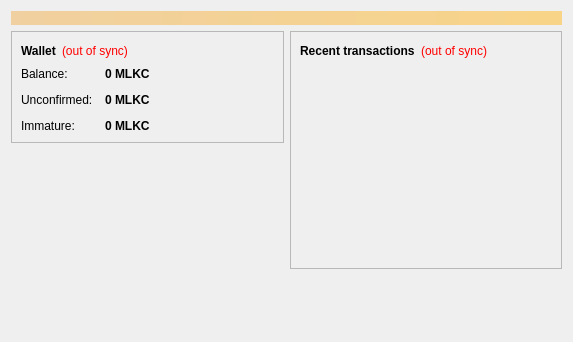
<?xml version="1.0" encoding="UTF-8"?>
<ui version="4.0">
 <class>OverviewPage</class>
 <widget class="QWidget" name="OverviewPage">
  <property name="geometry">
   <rect>
    <x>0</x>
    <y>0</y>
    <width>573</width>
    <height>342</height>
   </rect>
  </property>
  <property name="windowTitle">
   <string>Form</string>
  </property>
  <layout class="QVBoxLayout" name="topLayout">
   <item>
    <widget class="QLabel" name="labelAlerts">
     <property name="visible">
      <bool>false</bool>
     </property>
     <property name="styleSheet">
      <string notr="true">background-color: qlineargradient(x1: 0, y1: 0, x2: 1, y2: 0, stop:0 #F0D0A0, stop:1 #F8D488); color:#000000;</string>
     </property>
     <property name="wordWrap">
      <bool>true</bool>
     </property>
     <property name="margin">
      <number>3</number>
     </property>
    </widget>
   </item>
   <item>
    <layout class="QHBoxLayout" name="horizontalLayout" stretch="1,1">
     <item>
      <layout class="QVBoxLayout" name="verticalLayout_2">
       <item>
        <widget class="QFrame" name="frame">
         <property name="frameShape">
          <enum>QFrame::StyledPanel</enum>
         </property>
         <property name="frameShadow">
          <enum>QFrame::Raised</enum>
         </property>
         <layout class="QVBoxLayout" name="verticalLayout_4">
          <item>
           <layout class="QHBoxLayout" name="horizontalLayout_4">
            <item>
             <widget class="QLabel" name="label_5">
              <property name="font">
               <font>
                <weight>75</weight>
                <bold>true</bold>
               </font>
              </property>
              <property name="text">
               <string>Wallet</string>
              </property>
             </widget>
            </item>
            <item>
             <widget class="QLabel" name="labelWalletStatus">
              <property name="toolTip">
               <string>The displayed information may be out of date. Your wallet automatically synchronizes with the MLKCoin network after a connection is established, but this process has not completed yet.</string>
              </property>
              <property name="styleSheet">
               <string notr="true">QLabel { color: red; }</string>
              </property>
              <property name="text">
               <string notr="true">(out of sync)</string>
              </property>
              <property name="alignment">
               <set>Qt::AlignLeading|Qt::AlignLeft|Qt::AlignVCenter</set>
              </property>
             </widget>
            </item>
            <item>
             <spacer name="horizontalSpacer_2">
              <property name="orientation">
               <enum>Qt::Horizontal</enum>
              </property>
              <property name="sizeHint" stdset="0">
               <size>
                <width>40</width>
                <height>20</height>
               </size>
              </property>
             </spacer>
            </item>
           </layout>
          </item>
          <item>
           <layout class="QFormLayout" name="formLayout_2">
            <property name="fieldGrowthPolicy">
             <enum>QFormLayout::AllNonFixedFieldsGrow</enum>
            </property>
            <property name="horizontalSpacing">
             <number>12</number>
            </property>
            <property name="verticalSpacing">
             <number>12</number>
            </property>
            <item row="0" column="0">
             <widget class="QLabel" name="label">
              <property name="text">
               <string>Balance:</string>
              </property>
             </widget>
            </item>
            <item row="0" column="1">
             <widget class="QLabel" name="labelBalance">
              <property name="font">
               <font>
                <weight>75</weight>
                <bold>true</bold>
               </font>
              </property>
              <property name="cursor">
               <cursorShape>IBeamCursor</cursorShape>
              </property>
              <property name="toolTip">
               <string>Your current balance</string>
              </property>
              <property name="text">
               <string notr="true">0 MLKC</string>
              </property>
              <property name="textInteractionFlags">
               <set>Qt::LinksAccessibleByMouse|Qt::TextSelectableByKeyboard|Qt::TextSelectableByMouse</set>
              </property>
             </widget>
            </item>
            <item row="1" column="0">
             <widget class="QLabel" name="label_3">
              <property name="text">
               <string>Unconfirmed:</string>
              </property>
             </widget>
            </item>
            <item row="1" column="1">
             <widget class="QLabel" name="labelUnconfirmed">
              <property name="font">
               <font>
                <weight>75</weight>
                <bold>true</bold>
               </font>
              </property>
              <property name="cursor">
               <cursorShape>IBeamCursor</cursorShape>
              </property>
              <property name="toolTip">
               <string>Total of transactions that have yet to be confirmed, and do not yet count toward the current balance</string>
              </property>
              <property name="text">
               <string notr="true">0 MLKC</string>
              </property>
              <property name="textInteractionFlags">
               <set>Qt::LinksAccessibleByMouse|Qt::TextSelectableByKeyboard|Qt::TextSelectableByMouse</set>
              </property>
             </widget>
            </item>
            <item row="2" column="0">
             <widget class="QLabel" name="labelImmatureText">
              <property name="text">
               <string>Immature:</string>
              </property>
             </widget>
            </item>
            <item row="2" column="1">
             <widget class="QLabel" name="labelImmature">
              <property name="font">
               <font>
                <weight>75</weight>
                <bold>true</bold>
               </font>
              </property>
              <property name="toolTip">
               <string>Mined balance that has not yet matured</string>
              </property>
              <property name="text">
               <string notr="true">0 MLKC</string>
              </property>
              <property name="textInteractionFlags">
               <set>Qt::LinksAccessibleByMouse|Qt::TextSelectableByKeyboard|Qt::TextSelectableByMouse</set>
              </property>
             </widget>
            </item>
           </layout>
          </item>
         </layout>
        </widget>
       </item>
       <item>
        <spacer name="verticalSpacer">
         <property name="orientation">
          <enum>Qt::Vertical</enum>
         </property>
         <property name="sizeHint" stdset="0">
          <size>
           <width>20</width>
           <height>40</height>
          </size>
         </property>
        </spacer>
       </item>
        <item>
         <widget class="QLabel" name="label_wallet_bgcoin">
          <property name="text">
           <string/>
          </property>
          <property name="pixmap">
           <pixmap resource="../bitcoin.qrc">:/images/wallet_bgcoin</pixmap>
          </property>
          <property name="scaledContents">
           <bool>false</bool>
          </property>
          <property name="alignment">
           <set>Qt::AlignCenter</set>
          </property>
          <property name="margin">
           <number>-2</number>
          </property>
         </widget>
        </item>
        <item>
         <widget class="QLabel" name="label_6">
          <property name="text">
           <string/>
          </property>
         </widget>
        </item>
      </layout>
     </item>
     <item>
      <layout class="QVBoxLayout" name="verticalLayout_3">
       <item>
        <widget class="QFrame" name="frame_2">
         <property name="frameShape">
          <enum>QFrame::StyledPanel</enum>
         </property>
         <property name="frameShadow">
          <enum>QFrame::Raised</enum>
         </property>
         <layout class="QVBoxLayout" name="verticalLayout">
          <item>
           <layout class="QHBoxLayout" name="horizontalLayout_2">
            <item>
             <widget class="QLabel" name="label_4">
              <property name="text">
               <string>&lt;b&gt;Recent transactions&lt;/b&gt;</string>
              </property>
             </widget>
            </item>
            <item>
             <widget class="QLabel" name="labelTransactionsStatus">
              <property name="toolTip">
               <string>The displayed information may be out of date. Your wallet automatically synchronizes with the MLKCoin network after a connection is established, but this process has not completed yet.</string>
              </property>
              <property name="styleSheet">
               <string notr="true">QLabel { color: red; }</string>
              </property>
              <property name="text">
               <string notr="true">(out of sync)</string>
              </property>
              <property name="alignment">
               <set>Qt::AlignRight|Qt::AlignTrailing|Qt::AlignVCenter</set>
              </property>
             </widget>
            </item>
            <item>
             <spacer name="horizontalSpacer">
              <property name="orientation">
               <enum>Qt::Horizontal</enum>
              </property>
              <property name="sizeHint" stdset="0">
               <size>
                <width>40</width>
                <height>20</height>
               </size>
              </property>
             </spacer>
            </item>
           </layout>
          </item>
          <item>
           <widget class="QListView" name="listTransactions">
            <property name="styleSheet">
             <string notr="true">QListView { background: transparent; }</string>
            </property>
            <property name="frameShape">
             <enum>QFrame::NoFrame</enum>
            </property>
            <property name="verticalScrollBarPolicy">
             <enum>Qt::ScrollBarAlwaysOff</enum>
            </property>
            <property name="horizontalScrollBarPolicy">
             <enum>Qt::ScrollBarAlwaysOff</enum>
            </property>
            <property name="selectionMode">
             <enum>QAbstractItemView::NoSelection</enum>
            </property>
           </widget>
          </item>
         </layout>
        </widget>
       </item>
       <item>
        <spacer name="verticalSpacer_2">
         <property name="orientation">
          <enum>Qt::Vertical</enum>
         </property>
         <property name="sizeHint" stdset="0">
          <size>
           <width>20</width>
           <height>40</height>
          </size>
         </property>
        </spacer>
       </item>
      </layout>
     </item>
    </layout>
   </item>
  </layout>
 </widget>
 <resources/>
 <connections/>
</ui>
